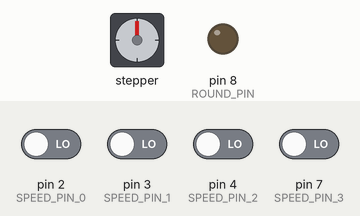
A sketch run on a simulated Arduino Uno, built with avr-gcc and run on an emulated ATmega328P. Shown: stepper motor, output pins drawn as LEDs (lit = HIGH). Dashed ring = blinking. The test bench sets the inputs (shaded band); at power-on: pin 2 (SPEED_PIN_0), pin 3 (SPEED_PIN_1), pin 4 (SPEED_PIN_2), pin 7 (SPEED_PIN_3) LOW. Stepper angles assume 200 steps per turn.

Above: at 1.2 s.
1.3 s: pin 2 (SPEED_PIN_0) driven HIGH
At 1.48 s:
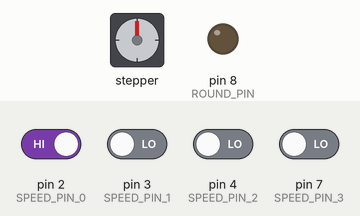
At 2.08 s:
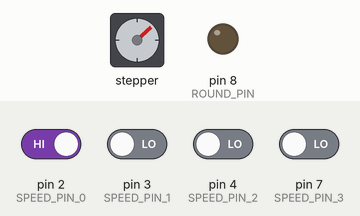
4.3 s: pin 3 (SPEED_PIN_1) driven HIGH
At 5.69 s:
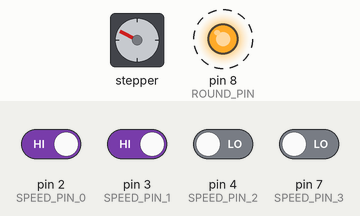
7.3 s: pin 4 (SPEED_PIN_2) driven HIGH
At 8.09 s:
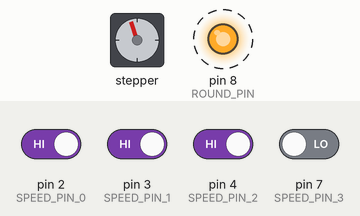
10.3 s: pin 7 (SPEED_PIN_3) driven HIGH
13.3 s: pin 2 (SPEED_PIN_0) driven LOW
16.3 s: pin 4 (SPEED_PIN_2) driven LOW
Timing chart, 0 to 25.6 s (numbered marks = the images above; inputs shaded):
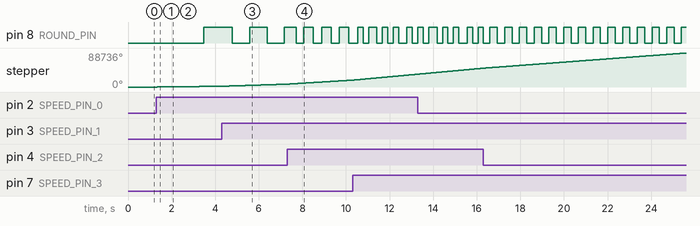

The sketch:

pickup_winder_stepper_driver.ino
```cpp
#include <AccelStepper.h>

const int MOTOR_STEP_PIN = 6;
const int MOTOR_DIRECTION_PIN = 5;

const int SPEED_PIN_0 = 2;
const int SPEED_PIN_1 = 3;
const int SPEED_PIN_2 = 4;
const int SPEED_PIN_3 = 7;

const int ROUND_PIN = 8;

const int MAX_SPEED = 6500;

int speedPinReadCounter = 0;
const int SPEED_PIN_READ_COUNTER_MAX = 2000;


AccelStepper stepper(AccelStepper::DRIVER, MOTOR_STEP_PIN , MOTOR_DIRECTION_PIN);


void setup() {
  stepper.setMaxSpeed(MAX_SPEED);
  //stepper.setAcceleration(100);
  stepper.setSpeed(0);

  pinMode(SPEED_PIN_0, INPUT);
  pinMode(SPEED_PIN_1, INPUT);
  pinMode(SPEED_PIN_2, INPUT);
  pinMode(SPEED_PIN_3, INPUT);

  pinMode(ROUND_PIN, OUTPUT);
}

int speedPin0 = 0;
int speedPin1 = 0;
int speedPin2 = 0;
int speedPin3 = 0;
int speedVal = 0;

int speedFromPins(int in) {
  in &= 15;
  return (((double)in) / 16.0) * MAX_SPEED;
}

void loop() {
  if(speedPinReadCounter > SPEED_PIN_READ_COUNTER_MAX) {
    speedPinReadCounter = 0;

    speedPin0 = digitalRead(SPEED_PIN_0);
    speedPin1 = digitalRead(SPEED_PIN_1);
    speedPin2 = digitalRead(SPEED_PIN_2);
    speedPin3 = digitalRead(SPEED_PIN_3);

    speedVal = speedPin0 |
          speedPin1 << 1 |
          speedPin2 << 2 |
          speedPin3 << 3;

    stepper.setSpeed(speedFromPins(speedVal));

    digitalWrite(ROUND_PIN, (stepper.currentPosition() % 1600) > 800);
  }

  stepper.runSpeed();
  speedPinReadCounter++;
}
```

Measured:
- after the input at 1.3 s, pin 8 (ROUND_PIN): LOW → HIGH after 2.2 s; stepper: keeps turning clockwise at about 676°/s, starting at once
